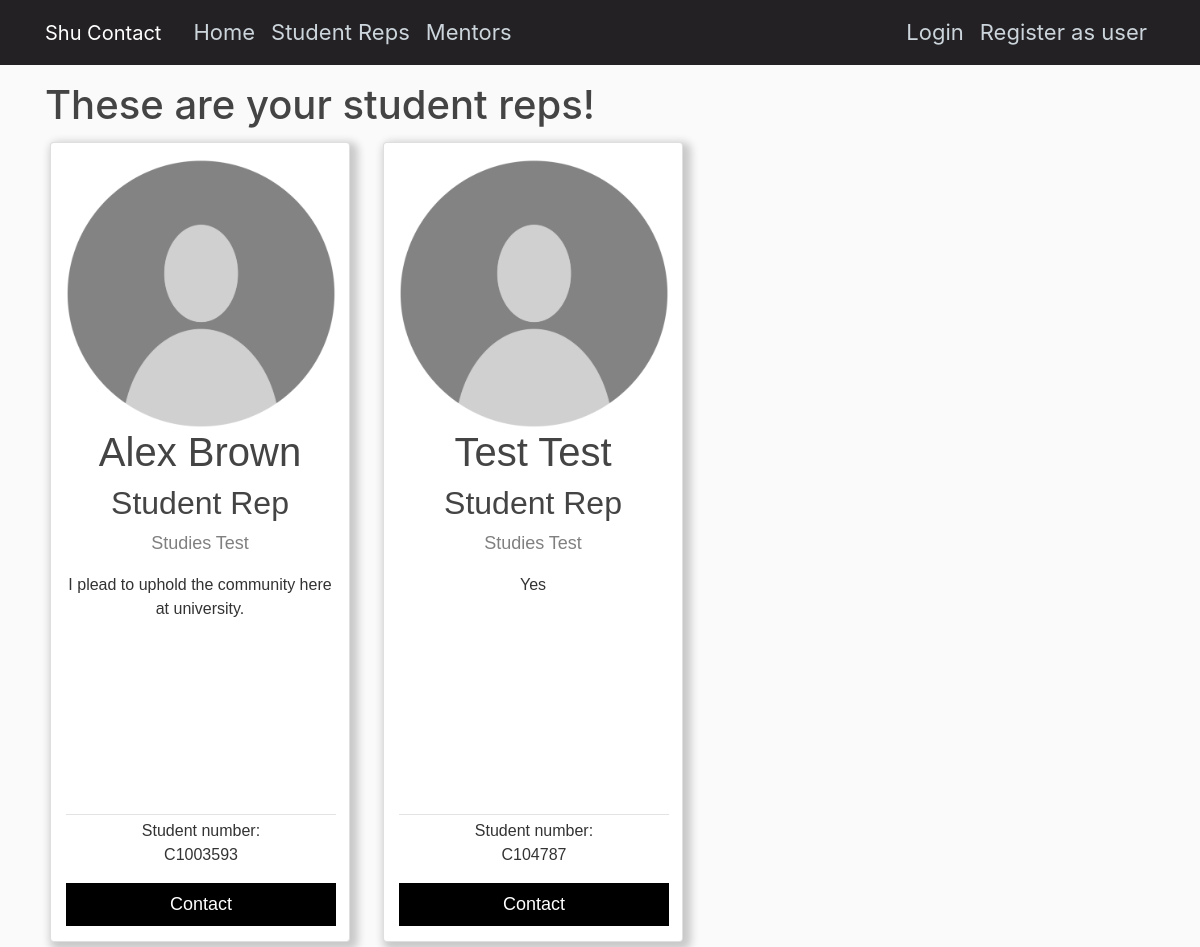
The page /reps on the database as committed earlier.
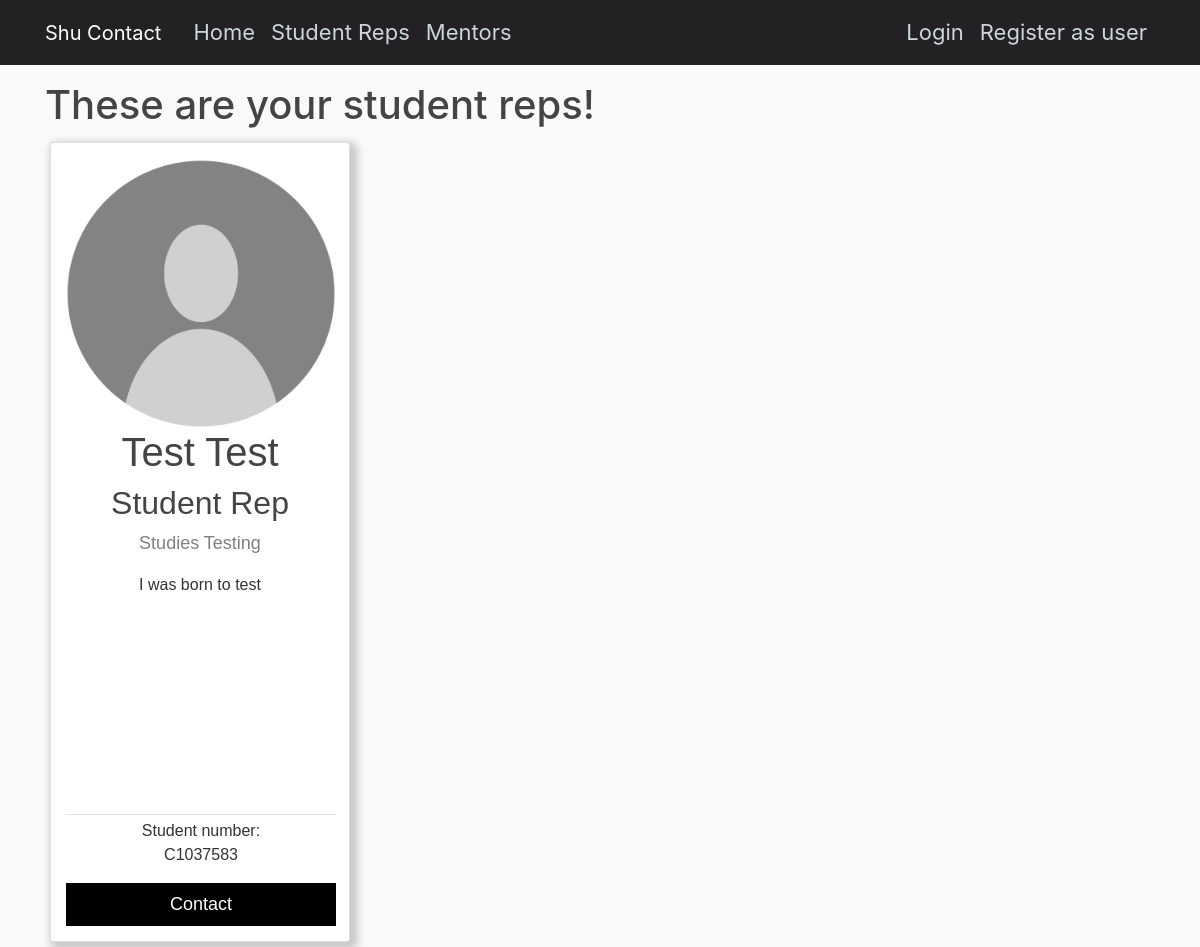
The same page on the database as committed later.
### users/models.py (models this page shows, shortened)
class StudentRepProfile(models.Model):
    user = models.OneToOneField(User, null = True, on_delete = models.CASCADE)
    StudentNumber = models.CharField(max_length=15, primary_key= 'StudentNumber')
    AreaOfStudy = models.CharField(max_length=20, null = True)
    Description = models.TextField(null = True, max_length=300)
    DOB = models.DateField(null = True)
    Image = models.ImageField(default = 'defaultpi.png', upload_to = 'rep_pics')

### ContactApplication/views.py (the view)
# urls.py: path('reps', repListView.as_view(), name = 'reps'),
class repListView(ListView):
     model = StudentRepProfile
     template_name = 'ContactApplication/reps.html'
     context_object_name = 'studentrepprofiles'
     ordering = ['AreaOfStudy']
     paginate_by = 6

### ContactApplication/templates/ContactApplication/reps.html (shortened to what this page needs)
{% extends "ContactApplication/base.html" %}
{% block content %}
    <h1>These are your student reps! </h1>
    {% for studentrepprofile in studentrepprofiles %}
    <div class="column">
        <div class="card">
            <div style="text-align: center;">
                <img class="rounded-circle" src="{{studentrepprofile.Image.url}}", width="270", height="270">
            </div>
            <h1>{{ studentrepprofile.user.first_name }} {{ studentrepprofile.user.last_name }}</h1>
            <h2>Student Rep</h2>
            <p class="title"> Studies {{ studentrepprofile.AreaOfStudy }}</p>
            <p>{{ studentrepprofile.Description }}</p>
            <div class="bottomcard">
                <div class="article-metadata">
                </div>
                <p class="muted">Student number:</br> {{ studentrepprofile.StudentNumber }}</p>
                <a href="{% url 'messaging:send_message' recipient_username=studentrepprofile.user.username %}">
                    <button>Contact</button>
                </a>
            </div>
        </div>
    </div>
{% endfor %}
{% endblock content %}

Rows that differ between the two databases and show on the page:
removed StudentRepProfile: Image (placeholder picture), user.first_name "Alex", user.last_name "Brown", AreaOfStudy "Test", Description "I plead to uphold the community here at university.", StudentNumber "C1003593"
removed StudentRepProfile: Image (placeholder picture), user.first_name "Test", user.last_name "Test", AreaOfStudy "Test", Description "Yes", StudentNumber "C104787"
added StudentRepProfile: Image (placeholder picture), user.first_name "Test", user.last_name "Test", AreaOfStudy "Testing", Description "I was born to test", StudentNumber "C1037583"
